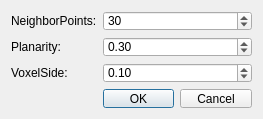
<?xml version="1.0" encoding="UTF-8"?>
<ui version="4.0">
 <class>SimpleDialog</class>
 <widget class="QDialog" name="SimpleDialog">
  <property name="geometry">
   <rect>
    <x>0</x>
    <y>0</y>
    <width>263</width>
    <height>119</height>
   </rect>
  </property>
  <property name="minimumSize">
   <size>
    <width>263</width>
    <height>119</height>
   </size>
  </property>
  <property name="maximumSize">
   <size>
    <width>270</width>
    <height>119</height>
   </size>
  </property>
  <property name="windowTitle">
   <string>Simple</string>
  </property>
  <layout class="QGridLayout" name="gridLayout">
   <item row="0" column="0">
    <widget class="QLabel" name="label">
     <property name="text">
      <string>NeighborPoints:</string>
     </property>
    </widget>
   </item>
   <item row="0" column="1">
    <widget class="QSpinBox" name="spinBox">
     <property name="minimum">
      <number>5</number>
     </property>
     <property name="value">
      <number>30</number>
     </property>
    </widget>
   </item>
   <item row="1" column="0">
    <widget class="QLabel" name="label_2">
     <property name="text">
      <string>Planarity:</string>
     </property>
    </widget>
   </item>
   <item row="1" column="1">
    <widget class="QDoubleSpinBox" name="planarityDoubleSpinBox">
     <property name="maximum">
      <double>1.000000000000000</double>
     </property>
     <property name="singleStep">
      <double>0.100000000000000</double>
     </property>
     <property name="value">
      <double>0.300000000000000</double>
     </property>
    </widget>
   </item>
   <item row="2" column="0">
    <widget class="QLabel" name="label_3">
     <property name="text">
      <string>VoxelSide:</string>
     </property>
    </widget>
   </item>
   <item row="2" column="1">
    <widget class="QDoubleSpinBox" name="voxelSideDoubleSpinBox">
     <property name="maximum">
      <double>1.000000000000000</double>
     </property>
     <property name="singleStep">
      <double>0.100000000000000</double>
     </property>
     <property name="value">
      <double>0.100000000000000</double>
     </property>
    </widget>
   </item>
   <item row="3" column="0">
    <spacer name="horizontalSpacer">
     <property name="orientation">
      <enum>Qt::Horizontal</enum>
     </property>
     <property name="sizeHint" stdset="0">
      <size>
       <width>87</width>
       <height>16</height>
      </size>
     </property>
    </spacer>
   </item>
   <item row="3" column="1">
    <widget class="QDialogButtonBox" name="buttonBox">
     <property name="orientation">
      <enum>Qt::Horizontal</enum>
     </property>
     <property name="standardButtons">
      <set>QDialogButtonBox::Cancel|QDialogButtonBox::Ok</set>
     </property>
    </widget>
   </item>
  </layout>
 </widget>
 <resources/>
 <connections>
  <connection>
   <sender>buttonBox</sender>
   <signal>accepted()</signal>
   <receiver>SimpleDialog</receiver>
   <slot>accept()</slot>
   <hints>
    <hint type="sourcelabel">
     <x>248</x>
     <y>254</y>
    </hint>
    <hint type="destinationlabel">
     <x>157</x>
     <y>274</y>
    </hint>
   </hints>
  </connection>
  <connection>
   <sender>buttonBox</sender>
   <signal>rejected()</signal>
   <receiver>SimpleDialog</receiver>
   <slot>reject()</slot>
   <hints>
    <hint type="sourcelabel">
     <x>316</x>
     <y>260</y>
    </hint>
    <hint type="destinationlabel">
     <x>286</x>
     <y>274</y>
    </hint>
   </hints>
  </connection>
 </connections>
</ui>
